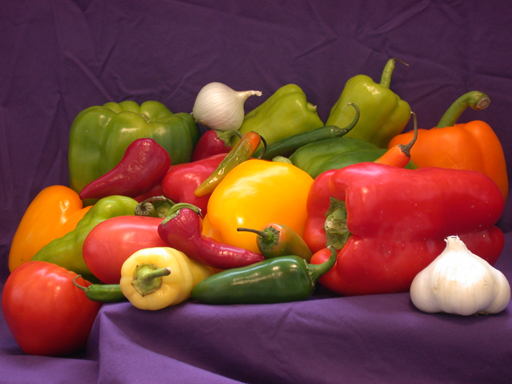
#> input picture Sheet06/peppers.png, 512 x 384 px, found by its file name
$ jupyter execute --allow-errors sheet06.ipynb   (shell and % lines are left out)
#> lines starting #> are read from the running program, lines starting #| are printed output that depends on the picture
Osnabrück University - Computer Vision (Winter Term 2022/23) - Prof. Dr.-Ing. G. Heidemann, Ulf Krumnack

# Exercise Sheet 06: Segmentation 3 & Hough Transform

## Introduction

This week's sheet should be solved and handed in before end of **Sunday, December 18, 2022**. If you need help (and Google and other resources were not enough), feel free to use the Stud.IP forum. Please upload your results to your group's Stud.IP folder.

## Assignment 1: $k$-means segmentation (5 points)

**a)** Explain the idea of $k$-means clustering and how it can be used for segmentation.

YOUR ANSWER HERE

**b)** Implement k-means clustering for color segmentation of an RGB image (no use of `scipy.cluster.vq.kmeans` or similar functions allowed here, but you may use functions like `numpy.mean`, `scipy.spatial.distance.cdist` and similar utility functions). Stop calculation when center vectors do not change more than a predefined threshold. Avoid empty clusters by re-initializing the corresponding center vector. (Empirically) determine a good value for $k$ for clustering the image 'peppers.png'.
**Bonus** If you want you can visualize the intermediate steps of the clustering process.

First lets take a look at how our image looks in RGB colorspace.

[cell 1]
from mpl_toolkits.mplot3d import Axes3D
from imageio.v2 import imread
import matplotlib.pyplot as plt

img = imread('images/peppers.png')
#> img is the input picture: shape (384, 512, 3); mean R, G, B 120.8, 66.4, 57.6
vec = img.reshape((-1, img.shape[2]))
vec_scaled = vec / 255
fig = plt.figure(figsize=(12, 12))
ax = fig.add_subplot(111, projection='3d')
ret = ax.scatter(vec[:, 0], vec[:, 1], vec[:, 2], c=vec_scaled, marker='.')
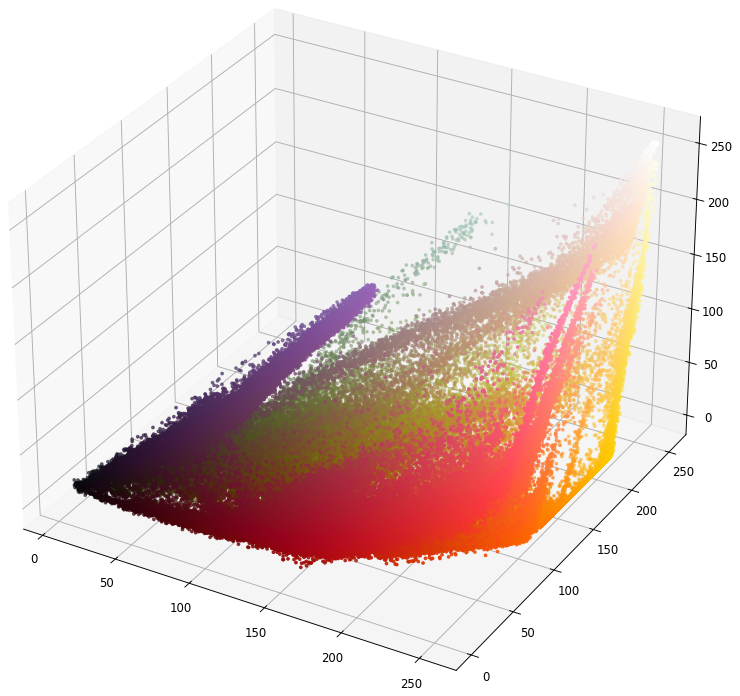
#> figure drawn by matplotlib, 1 panel

[cell 2]
import numpy as np
from scipy.spatial import distance
from IPython import display
from imageio.v2 import imread
import time
import matplotlib.pyplot as plt

def kmeans_rgb(img, k, threshold=0, do_display=None):
    """
    k-means clustering in RGB space.

    Args:
        img (numpy.ndarray): an RGB image
        k (int): the number of clusters
        threshold (float): Maximal change for convergence criterion.
        do_display (bool): Whether or not to plot, intermediate steps.

    Results:
        cluster (numpy.ndarray): an array of the same size as `img`,
            containing for each pixel the cluster it belongs to
        centers (numpy.ndarray): 'number of clusters' x 3 array.
            RGB color for each cluster center.
    """
    # YOUR CODE HERE
    raise NotImplementedError()


img = imread('images/peppers.png')

#> (the rest of this cell did not finish here and is left out)

**c)** Now do the same in the HSV space (remember its special topological structure). Check if you can improve the results by ignoring some of the HSV channels.

[cell 3]
import numpy as np
import matplotlib.pyplot as plt
from scipy.spatial import distance
from skimage import color
from imageio.v2 import imread
# from matplotlib.colors import rgb_to_hsv, hsv_to_rgb

img = imread('images/peppers.png', pilmode = 'RGB')

def kmeans_hsv(img, k, threshold = 0):
    """
    k-means clustering in HSV space.

    Args:
        img (numpy.ndarray): an HSV image
        k (int): the number of clusters
        threshold (float):

    Results:
        cluster (numpy.ndarray): an array of the same size as `img`,
            containing for each pixel the cluster it belongs to
        centers (numpy.ndarray): an array
    """
    # YOUR CODE HERE
    raise NotImplementedError()
    return cluster, centers


img_hsv = color.rgb2hsv(img)
#> img_hsv: shape (384, 512, 3) float64; mean of channels 0, 1, 2 0.578, 0.617, 0.481
k = 7
theta = 0.01

#> (the rest of this cell did not finish here and is left out)

if (centers_hsv.shape[1] == 3):
    plt.imshow(color.hsv2rgb(centers_hsv[cluster]))
else:
    plt.gray()
    plt.imshow(np.squeeze(centers_hsv[cluster]))
plt.show()

## Assignment 2: Evaluation of Segmentation (5 points)

**a)** What is the goal of evaluating segmentations? Discuss the question with reference to the role that segmentation could play in a computer vision system? What problems do you anticipate?

Quality measurement of segmentation can be globally or locally. First, we can try not to make bad segmentations. The other is make some segmentation good. However, it is difficult to define what "good" segmentation it is.

**b)** Explain how color may help in segmentation? Discuss potential applications and its limits.

YOUR ANSWER HERE

**c)** Explain the idea of the saliency measure introduced on CV-07 slides 111ff. Explain the formulae for $S_R(R_i)$ and $S$. What types of segmentation does this measure prefer? What problems do you see with this measure?

YOUR ANSWER HERE

## Assignment 3: Interactive Region Growing (5 points)

Implement flood fill as described in (CV07 slides 123ff.).

In a recursive implementation the floodfill function is called for the seed pixel. In the function a recursive call for the four neighbouring pixels is made, if the color of the pixel, the function is called with, is similar to the seed color. If this is the case the pixel is added to the region. [Other](https://en.wikipedia.org/wiki/Flood_fill) more elegant solutions exist aswell.

The function `on_press` is called when a mouse button is pressed inside the canvas. From there call `floodfill`. Use the filtered hsv image `img_filtered` for your computation, and show the computed region around the seed point (the position where the mouse button was pressed) in the original image. You may use a mask to save which pixels belong the the region (and to save which pixels you already visited).

Hint: If you can not see the image, try restarting the kernel.

[cell 4]
import imageio.v2 as imageio
import math
import numpy as np
from matplotlib import pyplot as plt
from skimage import color
import scipy.ndimage as ndimage
from sys import setrecursionlimit

threshold = .08;

setrecursionlimit(100000)

def floodfill(img, mask, x, y, color, region):
    """Recursively grows region around seed point

    Args:
        img (ndarray): The image in which the region is grown
        mask (boolean ndarray): Visited pixels which belong to the region.
        x (uint): X coordinate of the pixel. Checks if this pixels belongs to the region
        y (uint): Y coordinate of the pixel.
        color (list): The color at the seed position
    """
    # YOUR CODE HERE
    raise NotImplementedError()

# [14 lines left out: function on_press, not called in this run]


def fill_from_pixel(img, img_filtered, x,y):
    """ Calls floodfill from a pixel position

    Args:
        img (ndarray): IO image on which fill is drawn.
        img_filtered (ndarray): Processing image on which floodfill is computed.
        x (uint): Coordinates of pixel position.
        y (uint): Coordinates of pixel position.

    Returns:
        img (ndarray): Image with grown area in white
    """
    mask = np.zeros((img.shape[0],img.shape[1]), np.bool_)
    region = np.zeros((img.shape[0],img.shape[1]), np.bool_)
    color = img_filtered[x,y, :]
    floodfill(img_filtered, mask, x, y, color, region)
    img[region] = (255,255,255)

    return img


img = imageio.imread('images/peppers.png')
img_hsv = color.rgb2hsv(img)
img_filtered = ndimage.median_filter(img_hsv, 5)
#> img_filtered: shape (384, 512, 3) float64; mean of channels 0, 1, 2 0.568, 0.555, 0.561
#> (the rest of this cell did not finish here and is left out)

#> in fill_from_pixel, `color = img_filtered[x,y, :]`: color = [1, 1, 1]
fig = plt.figure()
ax = fig.add_subplot(111)
plt.imshow(img)

fig.canvas.mpl_connect('button_press_event', on_press)

plt.show()

## Assignment 4: Hough transform (5 points)

**a)** Explain in your own words the idea of Hough transform in general. What is an accumulator space? In what sense can the Hough transform be seen as a model-based approach?

We use Hough transform to detect edge. If image have edges, in an accumulator space, which is the result space for the Hough transform, will represent the edges with points. In this point, line is what we are looking for and is a model. Hough transform is a simple form of a model-based approach.

**b)** What is linear Hough transform? What does a point in the linear Hough space represent? Explain the meaning of the two coordinates.

When there is a point (x1, y1), there are many lines which include the point (x1, y1). Each lines have different m and b, so m and b are able to be represented in the m-b space as a line. If there are two points, each point will have each lines in m-b space and the line will make an interaction point. It can be adapted for edge detecting.

**c)**  How are points, lines, polygons transformed by linear Hough transform? What about parallel lines? Try different configurations using the functions `point`, `line`, `polygon` below. Use the function `skimage.transform.hough_line` to display these examples. You may use the code of Assignment 2 to check
different configurations interactively.

[cell 5]
from skimage.transform import hough_line, resize
import matplotlib.pyplot as plt
import numpy as np

steps = lambda p,q : max(map(lambda x,y: abs(x-y), p, q))+1
coords = lambda p,q,s : tuple([np.linspace(x,y,s,dtype=np.uint16) for x,y in zip(p,q)])

# [11 lines left out: function point, not called in this run]

def line(img, p, q):
    """Insert a line from p to q in the black/white image

    Args:
        img (ndarray): Input image.
        p (tuple): Coordinate of start position.
        q (tuple): Coordinate of end position.

    Returns:

    """
    img[coords(p,q,steps(p,q))] = 1

def polygon(img, vertices):
    """Insert a (closed) polygon given by a list of points into the black/white image

    Args:
        img (ndarray): Input image.
        vertices (list): List of coordinate tuples.

    Returns:

    """
    for p, q in zip(vertices, vertices[1:]+vertices[0:1]):
        line(img,p,q)

img = np.zeros((100,100))
# point(img, (50, 40))
# line(img, (80, 80), (60, 50))
polygon(img, [(20, 10), (10, 60), (30, 90), (40, 40)])

fig, [ax1, ax2] = plt.subplots(1,2, figsize=(12,4))

plt.gray()
ax1.set_title('Image');
ax1.imshow(img, origin = 'lower')

out, angles, d = hough_line(img)

# scale output to quadratic image
out_resized = resize(out, (out.shape[0], out.shape[0]), anti_aliasing=True, preserve_range=True)
ax2.set_title('Hough transform (skimage)');
ax2.set_xlabel('Angles (degrees)')
ax2.set_ylabel('Distance (pixels)')
ax2.imshow(np.log(1 + out_resized), origin = 'lower', cmap='gray')

ax2.set_yticks(np.linspace(0, out.shape[0], 7))
ax2.set_yticklabels((-1 * np.linspace(d[-1], d[0], 7)).astype(int))
ax2.set_xticks(np.linspace(0, out.shape[0], 5))
ax2.set_xticklabels(np.linspace(np.rad2deg(angles[0]), np.rad2deg(angles[-1]), 5).astype(int))


plt.show()
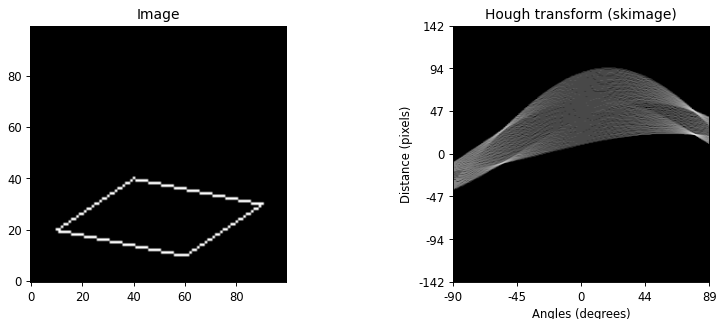
#> figure drawn by matplotlib, 2 panels

**d)** The following code block implements an interactive Hough transform, in which you can either draw points or lines and can see the resulting Hough transform immediately. Draw different shapes of points or lines and check the resulting Hough transform. Try to predict the outcome of the transformation!

[cell 6]
from skimage.transform import hough_line, resize
import matplotlib.pyplot as plt
import numpy as np

# True if two mouse clicks should draw a line, false if single clicks draw points
lines = True

steps = lambda p,q : max(map(lambda x,y: abs(x-y), p, q))+1
coords = lambda p,q,s : tuple([np.linspace(x,y,s,dtype=np.uint16) for x,y in zip(p,q)])
img = np.zeros((200,200))


# [12 lines left out: function line, not called in this run]


def disp_and_comp():
    """Computes Line Hough transform; displays image and result

    Args:

    Returns:

    """
    ax1.imshow(img, origin = 'lower', cmap='gray')

    out, angles, d = hough_line(img)

    out_resized = resize(out, (out.shape[0], out.shape[0]), anti_aliasing=True, preserve_range=True)
    ax2.imshow(np.log(1 + out_resized), origin = 'lower', cmap='gray')
    ax2.set_yticks(np.linspace(0, out.shape[0], 7))
    ax2.set_yticklabels((-1 * np.linspace(d[-1], d[0], 7)).astype(int))
    ax2.set_xticks(np.linspace(0, out.shape[0], 5))
    ax2.set_xticklabels(np.linspace(np.rad2deg(angles[0]), np.rad2deg(angles[-1]), 5).astype(int))

    fig.canvas.draw()


first_point = True
p1 = (0,0)
# [30 lines left out: function on_press, not called in this run]

fig = plt.figure(figsize=(8, 6))

ax1 = fig.add_subplot(121)
plt.title('Image')

ax2 = fig.add_subplot(122)
plt.title('Hough transform');
plt.xlabel('Angles (degrees)')
plt.ylabel('Distance (pixels)')
plt.tight_layout()
plt.axis('square')

disp_and_comp()
cnc = fig.canvas.mpl_connect('button_press_event', on_press)
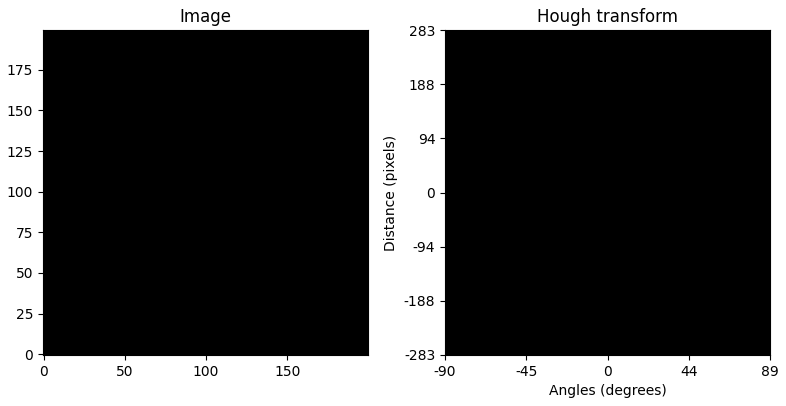
#> figure drawn by matplotlib, 2 panels
